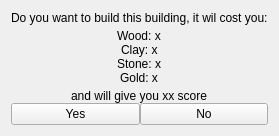
<?xml version="1.0" encoding="UTF-8"?>
<ui version="4.0">
 <class>SetBuildingPay</class>
 <widget class="QWidget" name="SetBuildingPay">
  <property name="geometry">
   <rect>
    <x>0</x>
    <y>0</y>
    <width>252</width>
    <height>136</height>
   </rect>
  </property>
  <property name="windowTitle">
   <string>Form</string>
  </property>
  <property name="styleSheet">
   <string notr="true">
</string>
  </property>
  <layout class="QVBoxLayout" name="verticalLayout">
   <property name="spacing">
    <number>0</number>
   </property>
   <item alignment="Qt::AlignHCenter">
    <widget class="QLabel" name="topText">
     <property name="enabled">
      <bool>true</bool>
     </property>
     <property name="text">
      <string>Do you want to build this building, it wil cost you:</string>
     </property>
    </widget>
   </item>
   <item>
    <spacer name="verticalSpacer">
     <property name="enabled">
      <bool>true</bool>
     </property>
     <property name="orientation">
      <enum>Qt::Vertical</enum>
     </property>
     <property name="sizeType">
      <enum>QSizePolicy::Preferred</enum>
     </property>
     <property name="sizeHint" stdset="0">
      <size>
       <width>20</width>
       <height>40</height>
      </size>
     </property>
    </spacer>
   </item>
   <item alignment="Qt::AlignHCenter">
    <widget class="QLabel" name="woodText">
     <property name="enabled">
      <bool>true</bool>
     </property>
     <property name="text">
      <string>Wood: x</string>
     </property>
    </widget>
   </item>
   <item alignment="Qt::AlignHCenter">
    <widget class="QLabel" name="clayText">
     <property name="enabled">
      <bool>true</bool>
     </property>
     <property name="text">
      <string>Clay: x</string>
     </property>
    </widget>
   </item>
   <item alignment="Qt::AlignHCenter">
    <widget class="QLabel" name="stoneText">
     <property name="enabled">
      <bool>true</bool>
     </property>
     <property name="text">
      <string>Stone: x</string>
     </property>
    </widget>
   </item>
   <item alignment="Qt::AlignHCenter">
    <widget class="QLabel" name="goldText">
     <property name="enabled">
      <bool>true</bool>
     </property>
     <property name="text">
      <string>Gold: x</string>
     </property>
    </widget>
   </item>
   <item>
    <spacer name="verticalSpacer_2">
     <property name="enabled">
      <bool>true</bool>
     </property>
     <property name="orientation">
      <enum>Qt::Vertical</enum>
     </property>
     <property name="sizeType">
      <enum>QSizePolicy::Preferred</enum>
     </property>
     <property name="sizeHint" stdset="0">
      <size>
       <width>20</width>
       <height>40</height>
      </size>
     </property>
    </spacer>
   </item>
   <item alignment="Qt::AlignHCenter">
    <widget class="QLabel" name="bottomText">
     <property name="enabled">
      <bool>true</bool>
     </property>
     <property name="text">
      <string>and will give you xx score</string>
     </property>
    </widget>
   </item>
   <item>
    <layout class="QHBoxLayout" name="horizontalLayout">
     <item>
      <widget class="QPushButton" name="yesButton">
       <property name="enabled">
        <bool>true</bool>
       </property>
       <property name="text">
        <string>Yes</string>
       </property>
      </widget>
     </item>
     <item>
      <widget class="QPushButton" name="noButton">
       <property name="enabled">
        <bool>true</bool>
       </property>
       <property name="text">
        <string>No</string>
       </property>
      </widget>
     </item>
    </layout>
   </item>
  </layout>
 </widget>
 <resources/>
 <connections/>
</ui>
